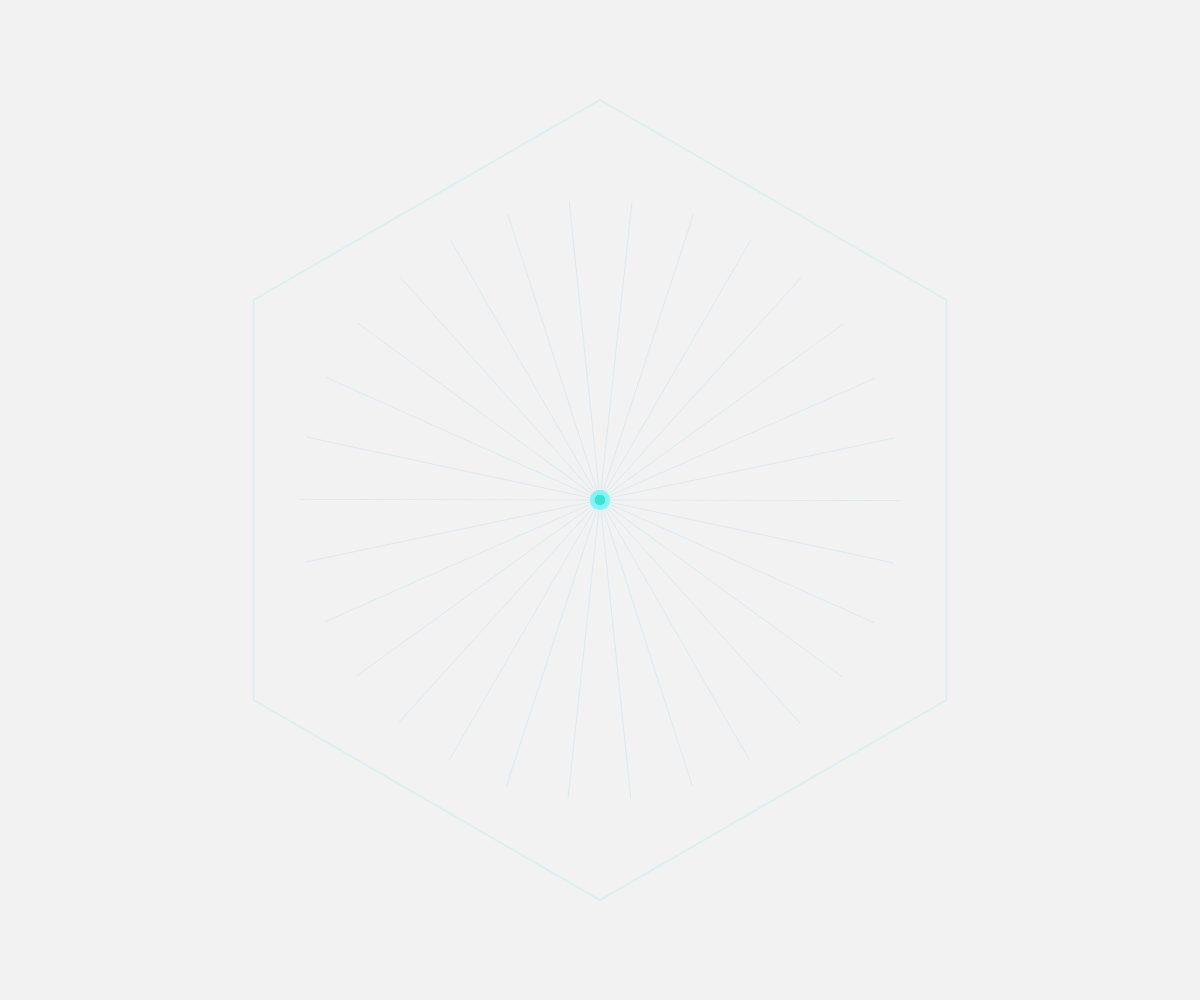
Frame 1 (no input)
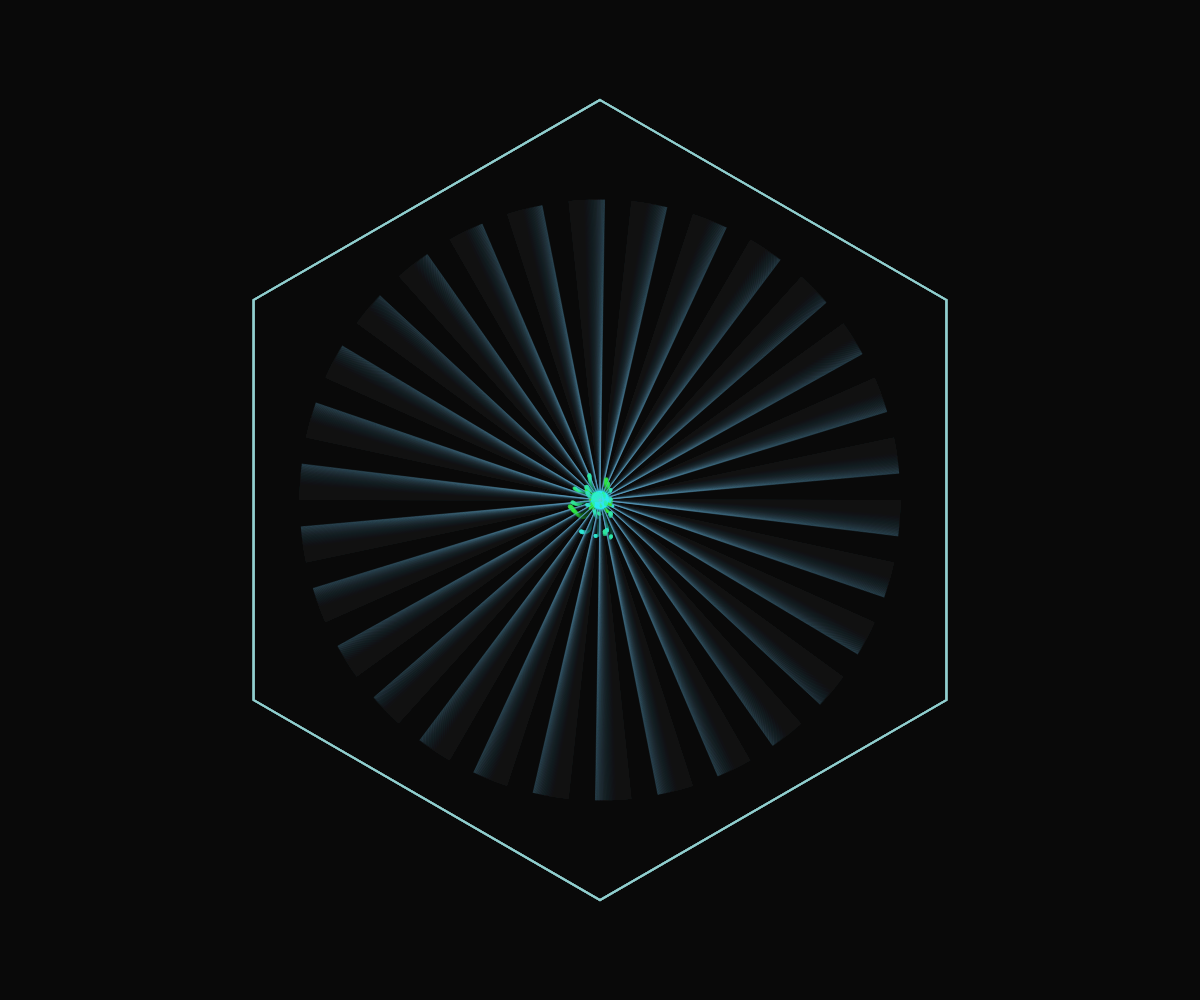
Frame 60 (no input)
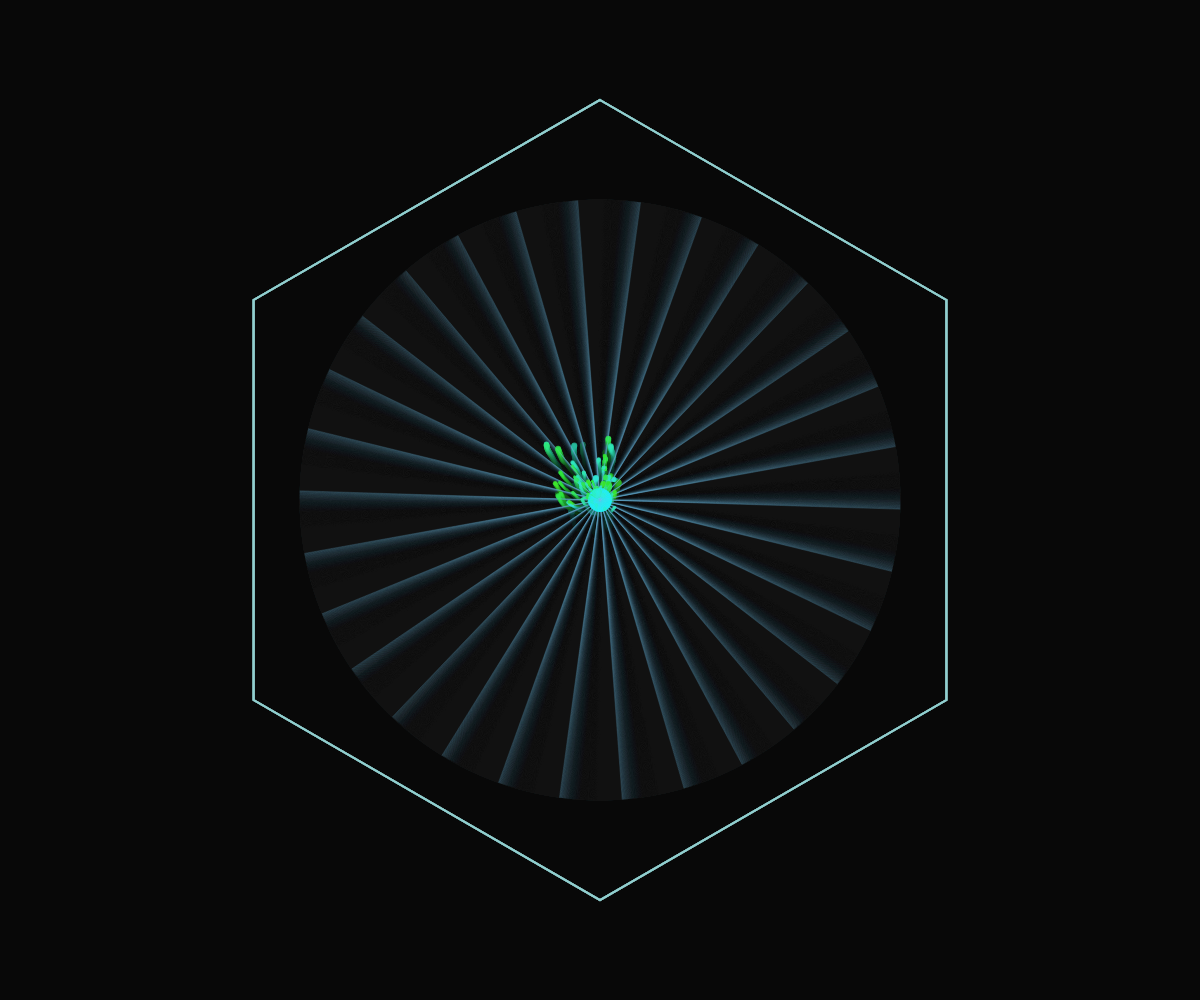
Frame 120 (the mouse pressed at the canvas centre since frame 60)

The p5.js sketch that drew these frames (run headless with seeded random() and noise() and a simulated clock; from frame 60 on, the mouse is pressed at the canvas centre):

// p5.js sketch
// ── sketch.js
let hexagonPoints = [];
let rootSystems = [];
let time = 0;

function setup() {
  createCanvas(windowWidth, windowHeight);
  colorMode(HSB, 360, 100, 100, 1);
  frameRate(30);
  
  // Create hexagon vertices
  let radius = min(width, height) * 0.4;
  for (let i = 0; i < 6; i++) {
    let angle = TWO_PI * i / 6 - PI/2;
    hexagonPoints.push({
      x: width/2 + cos(angle) * radius,
      y: height/2 + sin(angle) * radius
    });
  }
  
  // Initialize root systems
  for (let i = 0; i < 8; i++) {
    rootSystems.push({
      x: width/2,
      y: height/2,
      branches: [],
      hue: random(120, 180),
      age: 0,
      maxAge: random(200, 400)
    });
  }
}

function draw() {
  background(0, 0, 5, 0.05);
  
  time += 0.02;
  
  // Draw hexagon boundary
  noFill();
  stroke(180, 30, 90, 0.3);
  strokeWeight(2);
  beginShape();
  for (let p of hexagonPoints) {
    vertex(p.x, p.y);
  }
  endShape(CLOSE);
  
  // Update and draw root systems
  for (let root of rootSystems) {
    root.age++;
    
    // Create new branches
    if (root.branches.length < 100 && random() < 0.1) {
      root.branches.push({
        x: root.x,
        y: root.y,
        vx: random(-1, 1),
        vy: random(-1, 1),
        length: 0,
        maxLen: random(30, 80),
        hue: root.hue + random(-10, 10),
        age: 0
      });
    }
    
    // Update branches
    for (let i = root.branches.length - 1; i >= 0; i--) {
      let b = root.branches[i];
      
      // Apply noise-based movement
      let nx = noise(b.x * 0.02, time + b.age * 0.1);
      let ny = noise(b.y * 0.02, time + b.age * 0.1 + 100);
      
      b.vx += (nx - 0.5) * 0.3;
      b.vy += (ny - 0.5) * 0.3;
      
      // Apply damping
      b.vx *= 0.97;
      b.vy *= 0.97;
      
      // Update position
      b.x += b.vx;
      b.y += b.vy;
      
      // Increase branch length
      b.length = min(b.length + 0.5, b.maxLen);
      
      // Age branch
      b.age++;
      
      // Remove old branches
      if (b.age > 100 || b.length >= b.maxLen) {
        root.branches.splice(i, 1);
        continue;
      }
      
      // Draw branch
      stroke(b.hue, 80, 90, 0.7);
      strokeWeight(1 + b.length / b.maxLen * 2);
      line(b.x, b.y, b.x - b.vx * 5, b.y - b.vy * 5);
      
      // Draw branch tip
      noStroke();
      fill(b.hue, 80, 90, 0.8);
      ellipse(b.x, b.y, 2 + b.length / b.maxLen * 4);
    }
    
    // Update root position with noise
    let nx = noise(root.x * 0.01, time);
    let ny = noise(root.y * 0.01, time + 100);
    
    root.x += (nx - 0.5) * 0.5;
    root.y += (ny - 0.5) * 0.5;
    
    // Keep root within hexagon
    if (!isPointInHexagon(root.x, root.y)) {
      root.x = width/2;
      root.y = height/2;
      root.age = 0;
    }
    
    // Draw root center
    noStroke();
    fill(root.hue, 80, 90, 0.6);
    ellipse(root.x, root.y, 10);
    
    // Occasionally create new roots
    if (root.age > root.maxAge && random() < 0.01) {
      rootSystems.push({
        x: root.x,
        y: root.y,
        branches: [],
        hue: root.hue + random(-20, 20),
        age: 0,
        maxAge: random(200, 400)
      });
      
      // Cap root systems
      if (rootSystems.length > 15) {
        rootSystems.shift();
      }
    }
  }
  
  // Draw central energy core
  let coreRadius = 20 + sin(time * 3) * 5;
  noStroke();
  fill(180, 90, 100, 0.5);
  ellipse(width/2, height/2, coreRadius);
  
  // Draw crystalline lattice
  stroke(200, 50, 90, 0.2);
  strokeWeight(0.5);
  for (let i = 0; i < 30; i++) {
    let angle = time * 0.1 + i * TWO_PI / 30;
    let radius = min(width, height) * 0.3;
    let x1 = width/2 + cos(angle) * radius;
    let y1 = height/2 + sin(angle) * radius;
    let x2 = width/2 + cos(angle + PI) * radius;
    let y2 = height/2 + sin(angle + PI) * radius;
    line(x1, y1, x2, y2);
  }
}

function isPointInHexagon(x, y) {
  // Simple point-in-polygon test for hexagon
  let inside = false;
  for (let i = 0, j = hexagonPoints.length - 1; i < hexagonPoints.length; j = i++) {
    if (((hexagonPoints[i].y > y) !== (hexagonPoints[j].y > y)) &&
        (x < (hexagonPoints[j].x - hexagonPoints[i].x) * (y - hexagonPoints[i].y) / (hexagonPoints[j].y - hexagonPoints[i].y) + hexagonPoints[i].x)) {
      inside = !inside;
    }
  }
  return inside;
}

function windowResized() {
  resizeCanvas(windowWidth, windowHeight);
}
